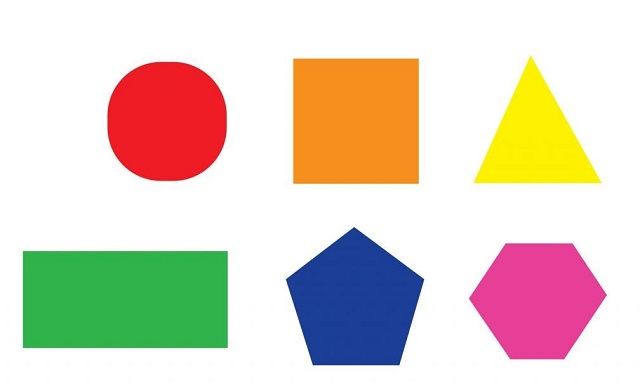
//> input picture code/NhanDienAnh/nhandienanh/vuong.jpg, 640 x 388 px
$ ./NhanDienVienAnh   (built with g++ and OpenCV 4)
//> lines starting //> are read from the running program, lines starting //| are printed output that depends on the picture; after the words box and inside, x2 and y2 are one past the last pixel; in counts of white or black regions, pixels touching at a corner belong together
#include<iostream>
#include<opencv2/imgcodecs.hpp>
#include<opencv2/highgui.hpp>
#include<opencv2/imgproc.hpp>
#include <opencv2/core.hpp>

using namespace cv;
using namespace std;

Mat  srcdil, srccanny;// lưu ảnh
// [52 lines left out: function getContours, not called in this run]


int main()
{
	string path = "vuong.jpg";// lưu trữ link ảnh
	Mat src = imread(path);// đọc link ảnh được lâý từ string
//> src is the input picture: 388 rows x 640 cols, CV_8UC3; mean B, G, R 196.9, 211.2, 223.3
	/// các hàm thục hiện//////
	Mat kennel = getStructuringElement(MORPH_RECT, Size(9, 9));
	// dùng để làm tăng độ dày của đường nét ,trong đó MORPH_RECT hình dáng của đường nét
	Canny(src, srccanny, 25, 75);// hàm vẽ các nét của hình ảnh
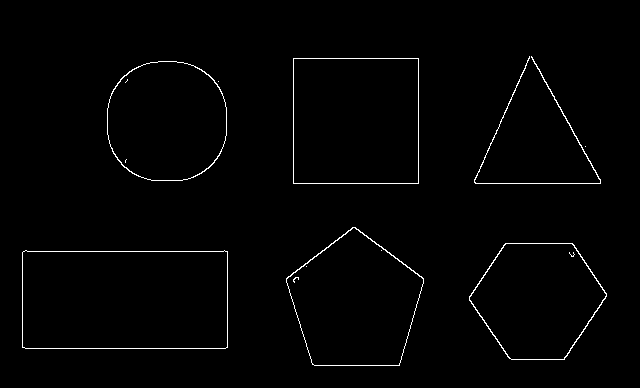
//> srccanny: 388 rows x 640 cols, CV_8UC1; 1.2% white in thin lines or dots, all inside (x1, y1, x2, y2) = (22, 56, 607, 366)
	dilate(srccanny, srcdil, kennel);// làm đậm các nét để nhìn rõ hơn
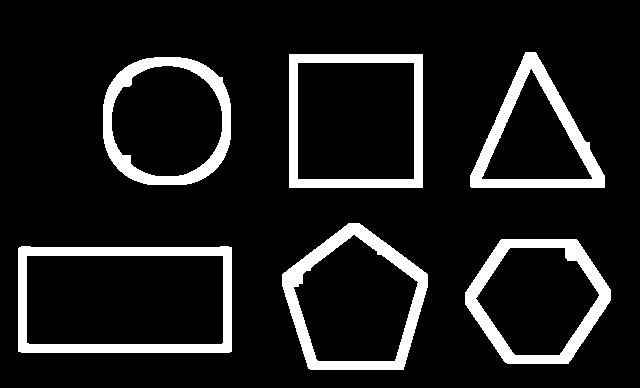
//> srcdil: 388 rows x 640 cols, CV_8UC1; 11.4% white; 6 white regions, box (x1, y1, x2, y2) and area: (18, 246, 232, 353) 5452, (282, 223, 428, 370) 4972, (465, 239, 611, 364) 4626, (470, 52, 605, 188) 4503, (289, 54, 423, 188) 4500, (103, 57, 231, 185) 4339

	//getContours(srcdil, src);

	imshow("hinh", src);
	imshow("srcdil", srcdil);
	imshow("srccanny", srccanny);
	waitKey(0);

	return 0;

}
